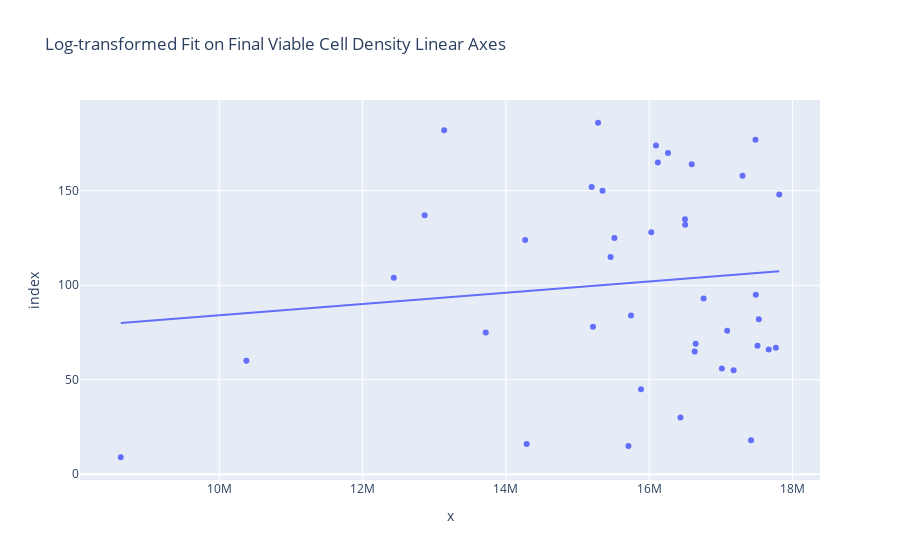

This figure's notebook cell:
### Markdown cell above
Finally, after importing plotly.express, a scatter plot with Ordinary Least Squares (OLS) regression trendline was generated as shown in Plotly.com Trendlines (n.d.). OLS describes the relationship between one or more independent variables and a dependent variable by minimizing the sum of the squared differences between the predicted values on the line and the actual data points to find the best-fitting line through a set of data points (XLSTAT, 2017).

### Code cell
px.scatter(y_test, y_pred_lr, trendline='ols', 
           title="Log-transformed Fit on Final Viable Cell Density Linear Axes")

### Figure 1 — Plotly figure (JSON) as saved in the notebook; plotly's stock layout.template omitted (floating-point values rounded to 4 significant figures)
{"data": [{"hovertemplate": "x=%{x}<br>index=%{y}<extra></extra>", "legendgroup": "", "marker": {"color": "#636efa", "symbol": "circle"}, "mode": "markers", "name": "", "orientation": "h", "showlegend": false, "type": "scatter", "x": [17490000.0, 15710000.0, 16440000.0, 17300000.0, 16030000.0, 15460000.0, 16650000.0, 16260000.0, 16090000.0, 15890000.0, 17670000.0, 13140000.0, 16120000.0, 15220000.0, 15290000.0, 17480000.0, 17010000.0, 15200000.0, 17530000.0, 17510000.0, 14270000.0, 14290000.0, 17810000.0, 16760000.0, 16630000.0, 10380000.0, 15750000.0, 17770000.0, 15510000.0, 16500000.0, 8624000.0, 17420000.0, 17180000.0, 13720000.0, 15350000.0, 12440000.0, 16500000.0, 12870000.0, 16590000.0, 17090000.0], "xaxis": "x", "y": [95, 15, 30, 158, 128, 115, 69, 170, 174, 45, 66, 182, 165, 78, 186, 177, 56, 152, 82, 68, 124, 16, 148, 93, 65, 60, 84, 67, 125, 132, 9, 18, 55, 75, 150, 104, 135, 137, 164, 76], "yaxis": "y"}, {"hovertemplate": "<b>OLS trendline</b><br>index = 2.98849e-06 * x + 54.2117<br>R<sup>2</sup>=0.013129<br><br>x=%{x}<br>index=%{y} <b>(trend)</b><extra></extra>", "legendgroup": "", "marker": {"color": "#636efa", "symbol": "circle"}, "mode": "lines", "name": "", "showlegend": false, "type": "scatter", "x": [8624000.0, 10380000.0, 12440000.0, 12870000.0, 13140000.0, 13720000.0, 14270000.0, 14290000.0, 15200000.0, 15220000.0, 15290000.0, 15350000.0, 15460000.0, 15510000.0, 15710000.0, 15750000.0, 15890000.0, 16030000.0, 16090000.0, 16120000.0, 16260000.0, 16440000.0, 16500000.0, 16500000.0, 16590000.0, 16630000.0, 16650000.0, 16760000.0, 17010000.0, 17090000.0, 17180000.0, 17300000.0, 17420000.0, 17480000.0, 17490000.0, 17510000.0, 17530000.0, 17670000.0, 17770000.0, 17810000.0], "xaxis": "x", "y": [79.98, 85.22, 91.37, 92.66, 93.47, 95.21, 96.85, 96.92, 99.63, 99.68, 99.89, 100.1, 100.4, 100.6, 101.2, 101.3, 101.7, 102.1, 102.3, 102.4, 102.8, 103.3, 103.5, 103.5, 103.8, 103.9, 104.0, 104.3, 105.1, 105.3, 105.5, 105.9, 106.3, 106.5, 106.5, 106.5, 106.6, 107.0, 107.3, 107.5], "yaxis": "y"}], "layout": {"legend": {"tracegroupgap": 0}, "title": {"text": "Log-transformed Fit on Final Viable Cell Density Linear Axes"}, "xaxis": {"anchor": "y", "domain": [0, 1], "title": {"text": "x"}}, "yaxis": {"anchor": "x", "domain": [0, 1], "title": {"text": "index"}}}}
